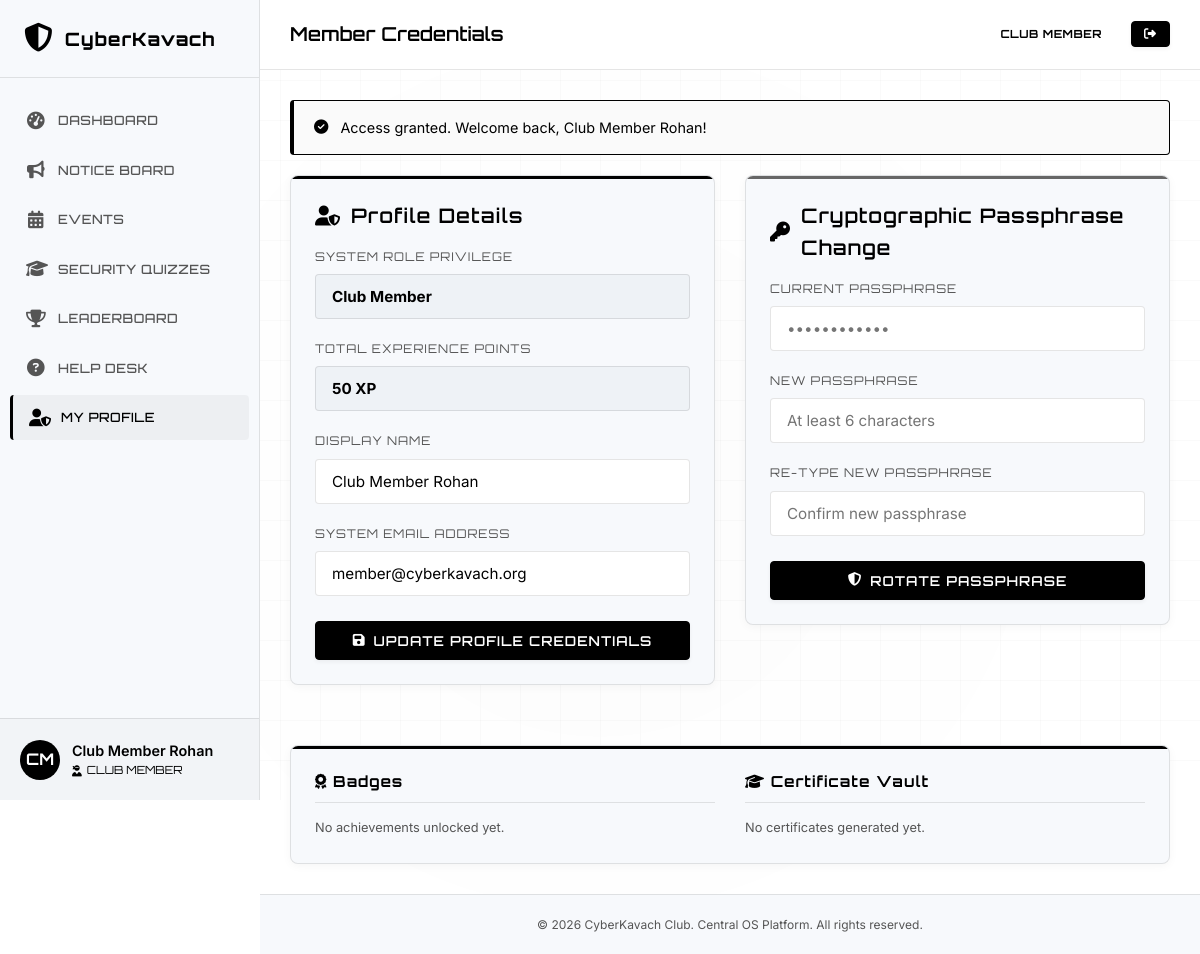
Screenshot of /profile.php (signed in) with the database file from the repository.
### tables this page shows
CREATE TABLE users (
            id INTEGER PRIMARY KEY AUTOINCREMENT,
            name TEXT NOT NULL,
            email TEXT NOT NULL UNIQUE,
            password TEXT NOT NULL,
            role TEXT NOT NULL DEFAULT 'Member',
            points INTEGER DEFAULT 0,
            status TEXT NOT NULL DEFAULT 'Pending',
            created_at DATETIME DEFAULT CURRENT_TIMESTAMP
        );

### config.php (called while the page is built, shortened)
<?php
function sanitize($data) {
    return htmlspecialchars(trim($data), ENT_QUOTES, 'UTF-8');
}
?>

### profile.php (the view, shortened to what this page needs)
<?php
require_once __DIR__ . '/config.php';
require_once __DIR__ . '/db.php';
$user_id = $_SESSION['user_id'];
try {
    $stmt = $db->prepare("SELECT * FROM users WHERE id = ? LIMIT 1");
    $stmt->execute([$user_id]);
    $user = $stmt->fetch();
    $stmtB = $db->prepare("SELECT b.* FROM user_badges ub JOIN badges b ON ub.badge_id = b.id WHERE ub.user_id = ?");
    $stmtB->execute([$user_id]);
    $my_badges = $stmtB->fetchAll();
    $stmtC = $db->prepare("
        SELECT c.*, e.title as event_title, q.title as quiz_title
        FROM certificates c
        LEFT JOIN events e ON c.event_id = e.id
        LEFT JOIN quizzes q ON c.quiz_id = q.id
        WHERE c.user_id = ?
        ORDER BY c.created_at DESC
    ");
    $stmtC->execute([$user_id]);
    $my_certificates = $stmtC->fetchAll();
} catch (PDOException $e) {
    set_flash_message('error', 'Database error.');
    redirect('dashboard.php');
}
include __DIR__ . '/includes/header.php';
?>
<div class="dashboard-layout" style="grid-template-columns: 1fr 1fr;">
    <div>
        <div class="card" style="margin-bottom: 30px;">
            <h3 class="card-title text-cyan"><i class="fa-solid fa-user-shield"></i> Profile Details</h3>
            <form action="profile.php" method="POST">
                <div class="form-group">
                    <label class="form-label">System Role Privilege</label>
                    <input type="text" class="form-control" value="<?php echo sanitize($user['role']); ?>" readonly style="background: var(--bg-surface-elevated); border-color: var(--border-glow); font-weight: bold; color: var(--color-primary);">
                </div>
                <div class="form-group">
                    <label class="form-label">Total Experience Points</label>
                    <input type="text" class="form-control" value="<?php echo sanitize($user['points']); ?> XP" readonly style="background: var(--bg-surface-elevated); border-color: var(--border-glow); font-weight: bold; color: var(--color-primary);">
                </div>
                <div class="form-group">
                    <label for="name" class="form-label">Display Name</label>
                    <input type="text" id="name" name="name" class="form-control" value="<?php echo sanitize($user['name']); ?>" required>
                </div>
                <div class="form-group" style="margin-bottom: 25px;">
                    <label for="email" class="form-label">System Email Address</label>
                    <input type="email" id="email" name="email" class="form-control" value="<?php echo sanitize($user['email']); ?>" required>
                </div>
                <button type="submit" name="update_profile" class="btn btn-primary btn-block">
                    <i class="fa-solid fa-floppy-disk"></i> Update Profile Credentials
                </button>
            </form>
        </div>
    </div>
    <div>
        <div class="card card-pink">
            <h3 class="card-title text-pink"><i class="fa-solid fa-key"></i> Cryptographic Passphrase Change</h3>
            <form action="profile.php" method="POST">
                <div class="form-group">
                    <label for="current_password" class="form-label">Current Passphrase</label>
                    <input type="password" id="current_password" name="current_password" class="form-control" placeholder="••••••••••••" required>
                </div>
                <div class="form-group">
                    <label for="new_password" class="form-label">New Passphrase</label>
                    <input type="password" id="new_password" name="new_password" class="form-control" placeholder="At least 6 characters" required>
                </div>
                <div class="form-group" style="margin-bottom: 25px;">
                    <label for="confirm_password" class="form-label">Re-type New Passphrase</label>
                    <input type="password" id="confirm_password" name="confirm_password" class="form-control" placeholder="Confirm new passphrase" required>
                </div>
                <button type="submit" name="change_password" class="btn btn-danger btn-block">
                    <i class="fa-solid fa-shield-halved"></i> Rotate Passphrase
                </button>
            </form>
        </div>
    </div>
</div>
<div class="card" style="margin-top: 30px; border-color: var(--border-glow);">
    <div style="display: grid; grid-template-columns: repeat(auto-fit, minmax(280px, 1fr)); gap: 30px;">
        <div>
            <h4 style="font-size:0.95rem; border-bottom:1px solid var(--border-glow); padding-bottom:8px; margin-bottom:15px; color:#000000;">
                <i class="fa-solid fa-award"></i> Badges
            </h4>
            <?php if (!empty($my_badges)): ?>
                <div style="display: flex; flex-wrap: wrap; gap: 8px;">
                    <?php foreach ($my_badges as $bdg): ?>
                        <span style="font-size:0.75rem; padding: 6px 10px; display:inline-flex; align-items:center; gap:6px; background: var(--bg-surface-elevated); border: 1px solid var(--border-glow); border-radius:4px; color:#000000;" title="<?php echo sanitize($bdg['description']); ?>">
                            <i class="fa-solid <?php echo sanitize($bdg['icon']); ?>" style="color:#000000;"></i>
                            <?php echo sanitize($bdg['name']); ?>
                        </span>
                    <?php endforeach; ?>
                </div>
            <?php else: ?>
                <p style="color:var(--text-muted); font-size:0.8rem;">No achievements unlocked yet.</p>
            <?php endif; ?>
        </div>
        <div>
            <h4 style="font-size:0.95rem; border-bottom:1px solid var(--border-glow); padding-bottom:8px; margin-bottom:15px; color:#000000;">
                <i class="fa-solid fa-graduation-cap"></i> Certificate Vault
            </h4>
            <?php if (!empty($my_certificates)): ?>
                <div style="display:flex; flex-direction:column; gap:8px;">
                    <?php foreach ($my_certificates as $crt): ?>
                        <?php $cert_title = !empty($crt['event_title']) ? $crt['event_title'] : $crt['quiz_title']; ?>
                        <div style="display:flex; justify-content:space-between; align-items:center; font-size:0.8rem; background:var(--bg-surface-elevated); padding:8px 12px; border:1px solid var(--border-glow); border-radius:4px;">
                            <span style="font-weight:600; color:var(--text-primary); text-overflow:ellipsis; overflow:hidden; white-space:nowrap; max-width:200px;"><?php echo sanitize($cert_title); ?></span>
                            <a href="certificate.php?uuid=<?php echo $crt['uuid']; ?>" target="_blank" style="font-weight:bold; font-size:0.75rem; color:#000000;"><i class="fa-solid fa-arrow-up-right-from-square"></i> View</a>
                        </div>
                    <?php endforeach; ?>
                </div>
            <?php else: ?>
                <p style="color:var(--text-muted); font-size:0.8rem;">No certificates generated yet.</p>
            <?php endif; ?>
        </div>
    </div>
</div>
<?php include __DIR__ . '/includes/footer.php'; ?>

### style.css (style rules this page uses)
:root { --bg-main: #ffffff; --bg-surface: #f7f9fc; --bg-surface-elevated: #eef2f6; --color-primary: #000000; --color-secondary: #666666; --color-accent: #000000; --color-success: #000000; --color-warning: #666666; --text-primary: #000000; --text-muted: #555555; --text-dark: #ffffff; --border-glow: rgba(0, 0, 0, 0.1); --border-glow-hover: rgba(0, 0, 0, 0.25); --font-heading: 'Orbitron', sans-serif; --font-body: 'Inter', sans-serif; --transition-fast: 0.2s cubic-bezier(0.4, 0, 0.2, 1); --transition-normal: 0.3s cubic-bezier(0.4, 0, 0.2, 1); --shadow-cyber: 0 4px 12px rgba(0, 0, 0, 0.05); --shadow-cyber-pink: 0 4px 12px rgba(0, 0, 0, 0.05); --shadow-cyber-success: 0 4px 12px rgba(0, 0, 0, 0.05); }
* { margin: 0; padding: 0; box-sizing: border-box; }
body { background-color: var(--bg-main); color: var(--text-primary); font-family: var(--font-body); line-height: 1.6; overflow-x: hidden; }
body::before { content: ''; position: fixed; top: 0; left: 0; width: 100vw; height: 100vh; background-image: linear-gradient(rgba(0, 0, 0, 0.02) 1px, transparent 1px), linear-gradient(90deg, rgba(0, 0, 0, 0.02) 1px, transparent 1px); background-size: 40px 40px; z-index: -2; pointer-events: none; }
body::after { content: ''; position: fixed; top: 50%; left: 50%; width: 120vw; height: 120vh; transform: translate(-50%, -50%); background: radial-gradient(circle, rgba(0, 0, 0, 0.01) 0%, transparent 60%); z-index: -1; pointer-events: none; }
h1, h2, h3, h4, h5, h6 { font-family: var(--font-heading); letter-spacing: 1px; margin-bottom: 0.5em; color: var(--text-primary); }
.text-cyan { color: var(--color-primary) !important; }
.text-pink { color: var(--color-accent) !important; }
.btn { display: inline-flex; align-items: center; justify-content: center; gap: 8px; font-family: var(--font-heading); font-size: 0.85rem; font-weight: 600; padding: 10px 20px; border-radius: 4px; border: 1px solid transparent; cursor: pointer; transition: var(--transition-normal); letter-spacing: 1px; text-transform: uppercase; }
.btn-primary { background: #000000; border-color: #000000; color: #ffffff; box-shadow: 0 2px 4px rgba(0, 0, 0, 0.05); }
.btn-danger { background: #000000; border-color: #000000; color: #ffffff; box-shadow: 0 2px 4px rgba(0, 0, 0, 0.05); }
.btn-block { display: flex; width: 100%; }
.card { background: var(--bg-surface); border: 1px solid var(--border-glow); border-radius: 8px; padding: 24px; box-shadow: 0 2px 10px rgba(0, 0, 0, 0.04); position: relative; overflow: hidden; transition: var(--transition-normal); }
.card::before { content: ''; position: absolute; top: 0; left: 0; width: 100%; height: 3px; background: #000000; }
.card.card-pink::before { background: #666666; }
.card-title { font-size: 1.25rem; font-weight: 600; margin-bottom: 15px; display: flex; align-items: center; gap: 10px; }
.form-group { margin-bottom: 20px; }
.form-label { display: block; font-family: var(--font-heading); font-size: 0.75rem; color: var(--text-muted); margin-bottom: 8px; text-transform: uppercase; letter-spacing: 1px; }
.form-control { width: 100%; background-color: var(--bg-main); border: 1px solid var(--border-glow); color: var(--text-primary); padding: 12px 16px; border-radius: 4px; font-family: var(--font-body); font-size: 0.95rem; transition: var(--transition-fast); }
.dashboard-layout { display: grid; grid-template-columns: 2fr 1fr; gap: 30px; }

### rows the page displays
users: role "Club Member", points "50 XP", name "Club Member Rohan", email "member@cyberkavach.org"

### other values shown
$initials "CM"
$user_name "Club Member Rohan"
$user_role "CLUB MEMBER"
$page_heading "Member Credentials"
get_user_role() "CLUB MEMBER"
$flash['message'] "Access granted. Welcome back, Club Member Rohan!"
